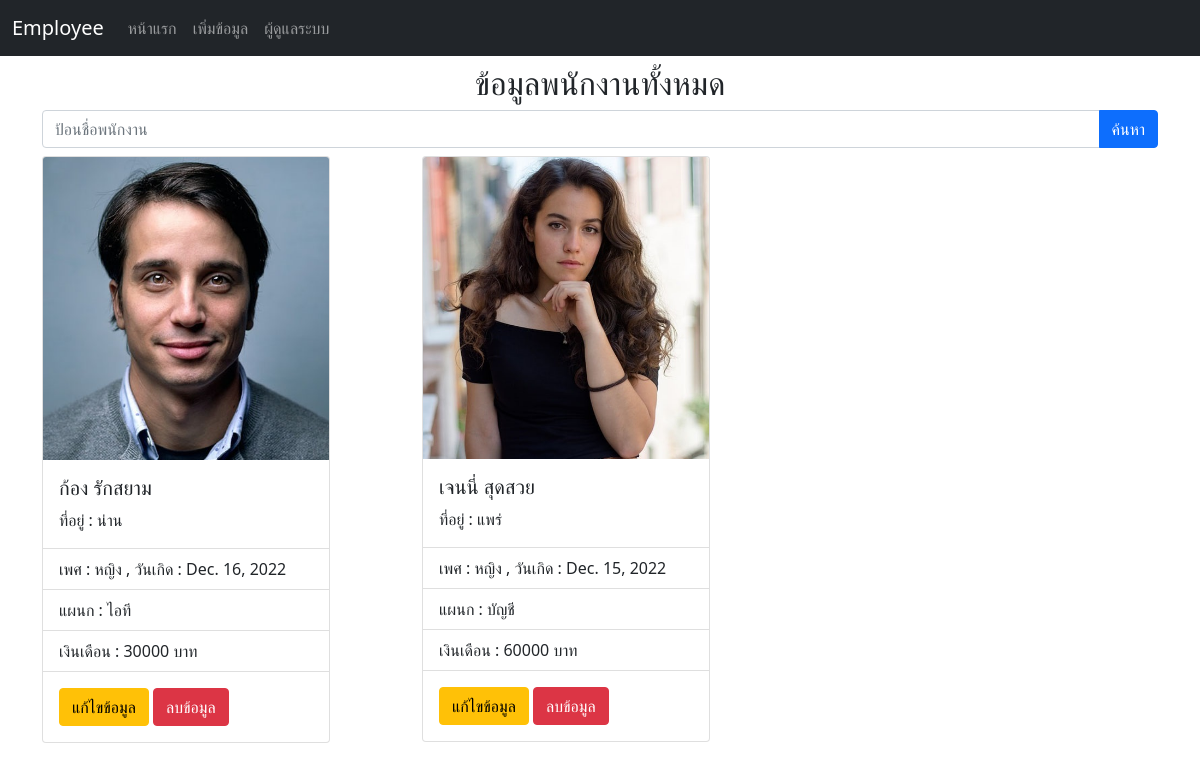
The page / on the database its author committed.
### employeeapp/models.py (models this page shows)
class Employee(models.Model):
    fname = models.CharField(max_length=50)
    lname = models.CharField(max_length=50)
    address = models.TextField()
    gender = models.CharField(
        max_length=6,
        choices=[('ชาย','ชาย'),('หญิง','หญิง')],
        default='ชาย'
    )
    birthdate=models.DateField()
    department=models.CharField(
        max_length=50,
        choices=[('กราฟิก','กราฟิก'),('ไอที','ไอที'),('บัญชี','บัญชี')],
        default='กราฟิก'
    )
    salary = models.IntegerField()
    cover = models.ImageField(upload_to="images",blank=True)

### employeeapp/views.py (the view)
# urls.py: path('', views.index),
def index(request):
    if request.method == "POST":
        name = request.POST["name"]
        all_employee = Employee.objects.filter(fname__contains=name)
        return render(request,"index.html",{"all_employee":all_employee})
    else:
        all_employee = Employee.objects.all()
        return render(request,"index.html",{"all_employee":all_employee})

### employeeapp/templates/index.html (shortened to what this page needs)
{% extends "base.html" %}
{% block content %}
    <h2 class="text-center">ข้อมูลพนักงานทั้งหมด</h2>
    <form method="POST">
        <div class="input-group">
            <input type="text" name="name" class="form-control" placeholder="ป้อนชื่อพนักงาน" required>
            <button type="submit" class="btn btn-primary">ค้นหา</button>
        </div>
    </form>
    <div class="row">
        {% for emp in all_employee %}
            <div class="col-md-4 my-2">
                <div class="card" style="width: 18rem;">
                    <img src="{{emp.cover.url}}" class="card-img-top" alt="...">
                    <div class="card-body">
                      <h5 class="card-title">{{emp.fname}} {{emp.lname}}</h5>
                      <p class="card-text">ที่อยู่ : {{emp.address}}</p>
                    </div>
                    <ul class="list-group list-group-flush">
                      <li class="list-group-item">เพศ : {{emp.gender}} , วันเกิด : {{emp.birthdate}}</li>
                      <li class="list-group-item">แผนก : {{emp.department}}</li>
                      <li class="list-group-item">เงินเดือน : {{emp.salary}} บาท</li>
                    </ul>
                    <div class="card-body">
                      <a href="{% url 'edit' emp.id %}" class="btn btn-warning">แก้ไขข้อมูล</a>
                      <a href="{% url 'delete' emp.id %}" class="btn btn-danger">ลบข้อมูล</a>
                    </div>
                  </div>
            </div>
        {% endfor %}
    </div>
{% endblock %}

### employeeapp/templates/base.html (shortened to what this page needs)
<!DOCTYPE html>
<html lang="en">
<head>
    <link href="https://cdn.jsdelivr.net/npm/bootstrap@5.0.2/dist/css/bootstrap.min.css" rel="stylesheet">
</head>
<body>
    <nav class="navbar navbar-expand-lg navbar-dark bg-dark">
        <div class="container-fluid">
          <a class="navbar-brand" href="/">Employee</a>
          <div class="collapse navbar-collapse" id="navbarNav">
            <ul class="navbar-nav">
              <li class="nav-item">
                <a class="nav-link" aria-current="page" href="/">หน้าแรก</a>
              </li>
              <li class="nav-item">
                <a class="nav-link" href="/create">เพิ่มข้อมูล</a>
              </li>
              <li class="nav-item">
                <a class="nav-link" href="/admin">ผู้ดูแลระบบ</a>
              </li>
            </ul>
          </div>
        </div>
      </nav>
      <div class="container my-2">
            {% block content %}
            {% endblock %}
      </div>
</body>
</html>

### rows shown on the page
Employee: cover (picture), fname "ก้อง", lname "รักสยาม", address "น่าน", gender "หญิง", birthdate "Dec. 16, 2022", department "ไอที", salary "30000"
Employee: cover (picture), fname "เจนนี่", lname "สุดสวย", address "แพร่", gender "หญิง", birthdate "Dec. 15, 2022", department "บัญชี", salary "60000"
